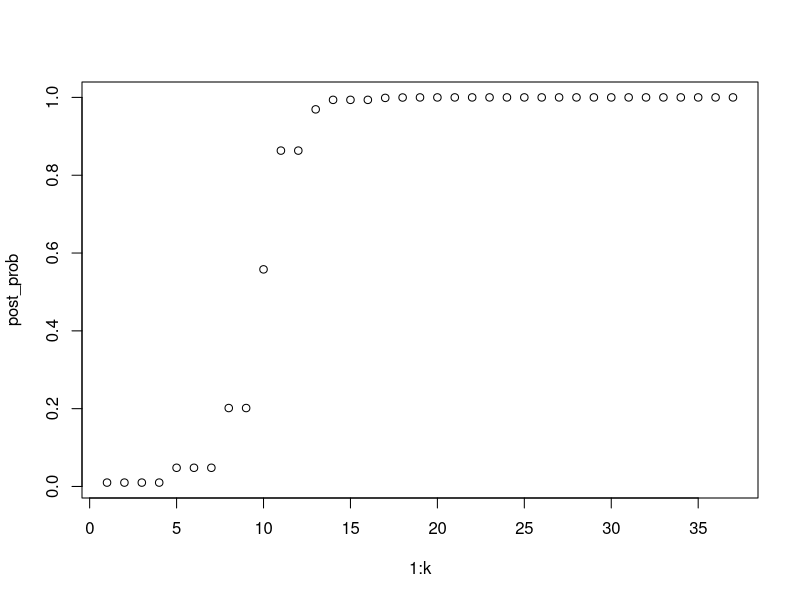

Generate this figure with R:

rm(list=ls())
prob_roll_loaded = c(rep(0.1,5), 0.5)
prob_roll_fair = c(rep(0.1,6))

prob_dice <-c(0.01, 0.99)

post_prob <-vector()

data<-c(2,3,2,6,3,5,6,2,6,6,2,6,6,2,3,6,6,6,5,6,6,5,6,6,6,6,6,4,6,3,3,3,6,6,5,6,6)

# (1.1) Graph of the posterior probability as a function of the number of times having
# rolled the dice

for( k in 1:length(data)){
  
  post_prob[k] <- prob_dice[1]
  denom <- prob_dice[1]*prob_roll_loaded[data[k]] + prob_dice[2]*prob_roll_fair[data[k]]
  
  prob_dice[1] = prob_dice[1]*prob_roll_loaded[data[k]]/denom
  prob_dice[2] = prob_dice[2]*prob_roll_fair[data[k]]/denom
}
plot(1:k,post_prob)

# (1.2) How many times on average would you need to roll a loaded die to be 
# 99.999% sure that it was loaded
j = 0
num_rolls <- vector()
while(j < 100){
  j = j + 1
  prob_dice <-c(0.01, 0.99)
  loaded_prob <-vector()
  i = 1
  while(prob_dice[1] < 0.99999){
    loaded_prob[i] <- prob_dice[1]
    i = i + 1
    x <- sample(1:6,1,replace = FALSE, prob = prob_roll_loaded)
    denom <- prob_dice[1]*prob_roll_loaded[x] + prob_dice[2]*prob_roll_fair[x]
    prob_dice[1] = prob_dice[1]*prob_roll_loaded[x]/denom
    prob_dice[2] = prob_dice[2]*prob_roll_fair[x]/denom
  }
  num_rolls[j] = i
}
# Average number of rolls needed to be 99.999% sure that a die is loaded
mean(num_rolls)

hospital_requirement = 0.99999
prob_disease <- c(0.001,0.999)
likelihoodGivenDisease <- c(0.91,0.09)
likelihoodGivenNoDisease <- c(0.16,0.84)
# (2.1) Run simulations for a patient with the disease. About how many time on average 
# must the test be repeated to achieve the hospitals requirements

# 1 for positive, 2 for negative
total_tests <-vector()
i = 0
while(i<1000){
    prob_disease <- c(0.001,0.999)
    i = i + 1
    test_count = 0
    while(prob_disease[1] < hospital_requirement){
      x<- sample(1:2,1,prob=likelihoodGivenDisease)
      test_count = test_count + 1
        prob_positive = prob_disease[1]*likelihoodGivenDisease[x] + prob_disease[2]*likelihoodGivenNoDisease[x]
        
        prob_disease[1] = likelihoodGivenDisease[x]*prob_disease[1]/prob_positive
        prob_disease[2] = likelihoodGivenNoDisease[x]*prob_disease[2]/prob_positive
    }
    total_tests[i] = test_count
}
avg_num_tests_disease = mean(total_tests)
print(avg_num_tests_disease)

# (2.2) Repeat 2.1 but the patient doesn't have the disease
total_tests <-vector()
i = 0
while(i<1000){
    prob_disease <- c(0.001,0.999)
    i = i + 1
    test_count = 0
    while(prob_disease[2] < hospital_requirement){
      test_count = test_count + 1
      x<- sample(1:2,1,prob=likelihoodGivenNoDisease)
      prob_positive = prob_disease[1]*likelihoodGivenDisease[x] + prob_disease[2]*likelihoodGivenNoDisease[x]
      
      prob_disease[1] = likelihoodGivenDisease[x]*prob_disease[1]/prob_positive
      prob_disease[2] = likelihoodGivenNoDisease[x]*prob_disease[2]/prob_positive
    }
    total_tests[i] = test_count
}
avg_num_tests_no_disease = mean(total_tests)
print(avg_num_tests_no_disease)

# (2.3) 

total_people = 100000
total_people_disease = prob_disease[1] * total_people
total_people_no_disease = prob_disease[2] * total_people

number_of_tests_total = total_people_no_disease*avg_num_tests_no_disease 
            + total_people_disease*avg_num_tests_disease

